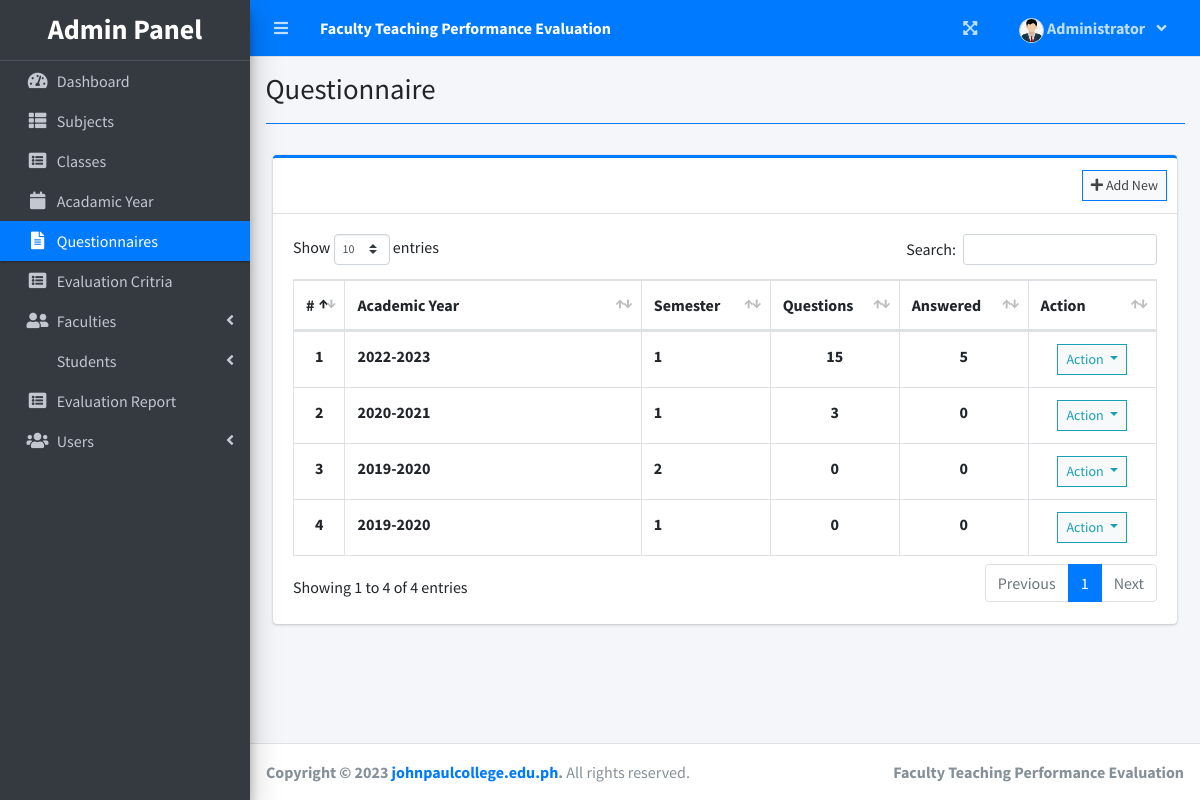
Screenshot of /index.php?page=questionnaire (signed in) with the database file from the repository.
### tables this page shows
CREATE TABLE `academic_list` (
  `id` int(30) NOT NULL,
  `year` text NOT NULL,
  `semester` int(30) NOT NULL,
  `is_default` tinyint(1) NOT NULL DEFAULT 0,
  `status` int(1) NOT NULL DEFAULT 0 COMMENT '0=Pending,1=Start,2=Closed'
);

### admin/questionnaire.php (the view, shortened to what this page needs)
<?php include'db_connect.php' ?>
<div class="col-lg-12">
	<div class="card card-outline card-primary">
		<div class="card-header">
			<div class="card-tools">
				<a class="btn btn-block btn-sm btn-default btn-flat border-primary new_academic" href="javascript:void(0)"><i class="fa fa-plus"></i> Add New</a>
			</div>
		</div>
		<div class="card-body">
			<table class="table tabe-hover table-bordered" id="list">
				<colgroup>
					<col width="5%">
					<col width="35%">
					<col width="15%">
					<col width="15%">
					<col width="15%">
					<col width="15%">
				</colgroup>
				<thead>
					<tr>
						<th class="text-center">#</th>
						<th>Academic Year</th>
						<th>Semester</th>
						<th>Questions</th>
						<th>Answered</th>
						<th>Action</th>
					</tr>
				</thead>
				<tbody>
					<?php
					$i = 1;
					$qry = $conn->query("SELECT * FROM academic_list order by abs(year) desc,abs(semester) desc ");
					while($row= $qry->fetch_assoc()):
						$questions = $conn->query("SELECT * FROM question_list where academic_id ={$row['id']} ")->num_rows;
						$answers = $conn->query("SELECT * FROM evaluation_list where academic_id ={$row['id']} ")->num_rows;
					?>
					<tr>
						<th class="text-center"><?php echo $i++ ?></th>
						<td><b><?php echo $row['year'] ?></b></td>
						<td><b><?php echo $row['semester'] ?></b></td>
						<td class="text-center"><b><?php echo number_format($questions) ?></b></td>
						<td class="text-center"><b><?php echo number_format($answers) ?></b></td>
						<td class="text-center">
							<button type="button" class="btn btn-default btn-sm btn-flat border-info wave-effect text-info dropdown-toggle" data-toggle="dropdown" aria-expanded="true">
		                      Action
		                    </button>
						</td>
					</tr>
				<?php endwhile; ?>
				</tbody>
			</table>
		</div>
	</div>
</div>

### rows the page displays
academic_list: year "2022-2023", semester "1", questions "15", answers "5"
academic_list: year "2020-2021", semester "1", questions "3", answers "0"
academic_list: year "2019-2020", semester "2", questions "0", answers "0"
academic_list: year "2019-2020", semester "1", questions "0", answers "0"

### other values shown
$_SESSION['system']['name'] "Faculty Teaching Performance Evaluation"
$_SESSION['login_firstname'] "Administrator"
$title "Questionnaire"
